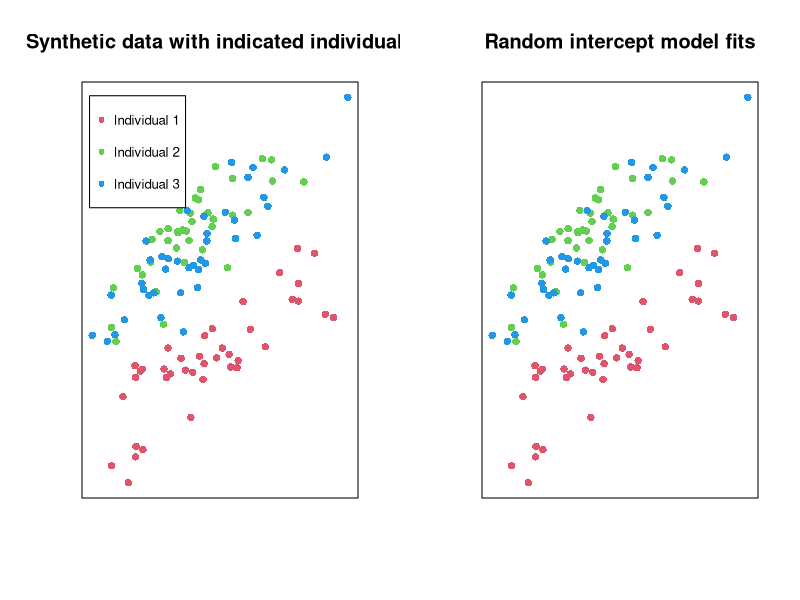

The R source for this figure: (Note: this script raises an error after producing the figure.)
# this script generates Fig. 1.2


library(lme4)

# function to simulate data from a RI model
RI.simulate <- function(n.subject, n.meas.per.subject, a, b, sd.error, sd.ri){
  n.total <- n.subject * n.meas.per.subject
  
  #structure of the data set
  subject <- rep(1:n.subject, each = n.meas.per.subject)
  
  # days of sleep deprivation 
  x = rnorm(n.total)
  
  # errors
  error <- rnorm(n.total, mean = 0, sd = sd.error)
  
  # random intercept
  gamma <- rnorm(n.subject, sd = sd.ri)
  
  # linear RI model
  y <- a + b*x + gamma[subject] + error
  d <-  data.frame(x,y,subject)
  
  return(d)
}

# structure of the data
n.subject <- 3
n.meas.per.subject <- 40


# population intercept
a <- 1

# population slope
b <- 2

# error distribution
sd.error <- 1.5

# random intercept distribution
sd.ri <- 2

set.seed(6)
data <- RI.simulate(n.subject, n.meas.per.subject, a, b, sd.error, sd.ri)


par(mfrow = c(1,2))




# generate Fig. 1.2 ######################

plot(data$x, data$y, col=(data$subject+1), pch = 16, xaxt='n', yaxt='n', main = "Synthetic data with indicated individuals", xlab = "", ylab = "")
legend(x=-2, y=8, legend=c("Individual 1", "Individual 2", "Individual 3"), pch = 16, col=c(2,3,4),cex=0.8,y.intersp=2)



# plot data set with different regression lines
plot(data$x, data$y, col=(data$subject+1), pch = 16, xaxt='n', yaxt='n', main = "Random intercept model fits", xlab = "", ylab = "")
abline(linmod, , lwd = 2, col = "black")
legend(x=-2, y=8, legend=c("Linear model", "Individual 1 (RI)", "Individual 2 (RI)", "Individual 3 (RI)"), col=c("black",2,3,4), lty=1, cex=0.8, lwd=2,y.intersp=2)


# fit random intercept model
RI.model <- lmer(y ~ x + (1 | subject), data = data)
summary(RI.model)


intercept.RI <- summary(RI.model)$coefficients[1,1]
slope.RI <- summary(RI.model)$coefficients[2,1]


for(i in 1:n.subject){
  randef <- ranef(RI.model)$subject[i,1]
  abline(a = (intercept.RI + randef), b = slope.RI, col = i+1, , lwd = 2)
}




